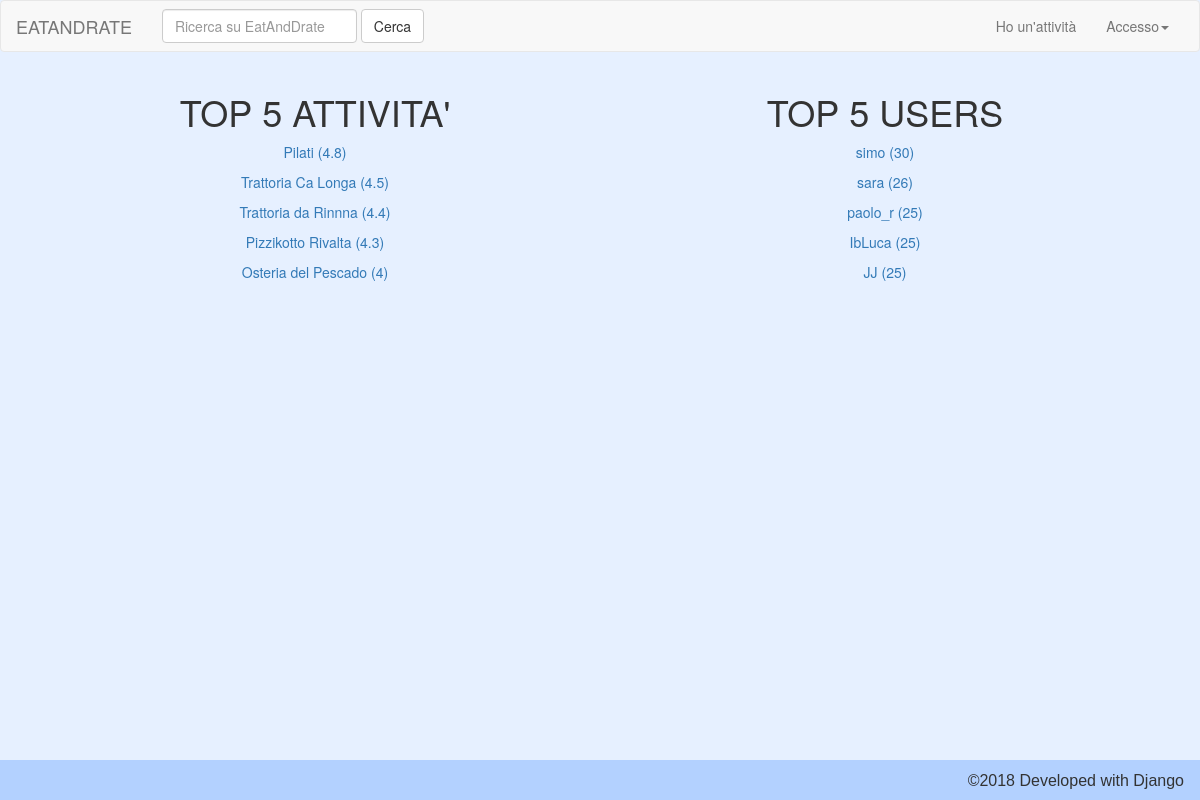
/att/, run on the app's committed database.
### attivita/models.py (models this page shows, shortened)
class Attivita(models.Model):
    nome = models.CharField('Nome', max_length=50)
    indirizzo = models.CharField('Indirizzo', max_length=50)
    citta = models.CharField('Città', max_length=30)
    reputazione = models.FloatField('Reputazione', default=0,
                                    validators=[MinValueValidator(0.0), MaxValueValidator(5.0)])
    descrizione = models.TextField('Descrizione', blank=True,
                                   max_length=500)
    proprietario = models.ForeignKey(OwnerProfile, on_delete=models.CASCADE, null=True)
    tipologie = models.ManyToManyField(Tipologia, blank=True)
    latitudine = models.FloatField('Latitudine', blank=True, null=True)
    longitudine = models.FloatField('Longitudine', blank=True, null=True)

### users/models.py (models this page shows, shortened)
class UserProfile(models.Model):
    user = models.OneToOneField(User, on_delete=models.CASCADE, related_name='user_profile')
    affidabilita = models.PositiveIntegerField(default=25)

### attivita/views.py (the view, shortened to what this page needs)
def index(request):
    context = dict()
    context['top_attivita_list'] = Attivita.objects.order_by('-reputazione')[:5]
    context['top_user_list'] = UserProfile.objects.order_by('-affidabilita')[:5]
    return render(request, 'attivita/index.html', context)

### attivita/templates/attivita/index.html (shortened to what this page needs)
{% extends "base.html" %}
{% block content %}
  {% if consigliati %}
  <div class="container">
    <div class="col-md-4">
      <div class="row">
        <div class="col-md-12" align="center"><h1>TOP 5 ATTIVITA'</h1></div>
      </div>
      <div class="row">
        <div class="col-md-12" align="center">
          {% for a in top_attivita_list %}
              <p><a href="{% url 'attivita:detail' a.id %}">{{ a.nome }} ({{ a.reputazione | floatformat }})</a></p>
          {% endfor %}
        </div>
      </div>
    </div>
    <div class="col-md-4">
      <div class="row">
        <div class="col-md-12" align="center"><h1>TOP 5 USERS</h1></div>
      </div>
        <div class="row">
          <div class="col-md-12" align="center">
            {% for u in top_user_list %}
                  <p><a href="{% url 'users:user_profile' u.user.id %}">{{ u.user.username }} ({{ u.affidabilita }})</a></p>
            {% endfor %}
          </div>
        </div>
    </div>
    <div class="col-md-4">
        <div class="row">
          <div class="col-md-12" align="center">
                <h1>CONSIGLIATI</h1>
                    {% for attivita in consigliati %}
                          <p>  <a href="{% url 'attivita:detail' attivita.id %}">
                                {{ attivita.nome }} ({{ attivita.reputazione | floatformat }})
                            </a></p>
                    {% endfor %}
          </div>
        </div>
    </div>
    {% else %}
    <div class="container">
      <div class="col-md-6">
        <div class="row">
          <div class="col-md-12" align="center"><h1>TOP 5 ATTIVITA'</h1></div>
        </div>
        <div class="row">
          <div class="col-md-12" align="center">
            {% for a in top_attivita_list %}
                <p><a href="{% url 'attivita:detail' a.id %}">{{ a.nome }} ({{ a.reputazione | floatformat }})</a></p>
            {% endfor %}
          </div>
        </div>
      </div>
      <div class="col-md-6">
        <div class="row">
          <div class="col-md-12" align="center"><h1>TOP 5 USERS</h1></div>
        </div>
          <div class="row">
            <div class="col-md-12" align="center">
              {% for u in top_user_list %}
                    <p><a href="{% url 'users:user_profile' u.user.id %}">{{ u.user.username }} ({{ u.affidabilita }})</a></p>
              {% endfor %}
            </div>
          </div>
      </div>
    </div>
    {% endif %}
  </div>
{% endblock %}

### data on the page
Attivita: nome "Pilati", reputazione "4.8"
Attivita: nome "Trattoria Ca Longa", reputazione "4.5"
Attivita: nome "Trattoria da Rinnna", reputazione "4.4"
Attivita: nome "Pizzikotto Rivalta", reputazione "4.3"
Attivita: nome "Osteria del Pescado", reputazione "4"
UserProfile: user.username "simo", affidabilita "30"
UserProfile: user.username "sara", affidabilita "26"
UserProfile: user.username "paolo_r", affidabilita "25"
UserProfile: user.username "IbLuca", affidabilita "25"
UserProfile: user.username "JJ", affidabilita "25"
